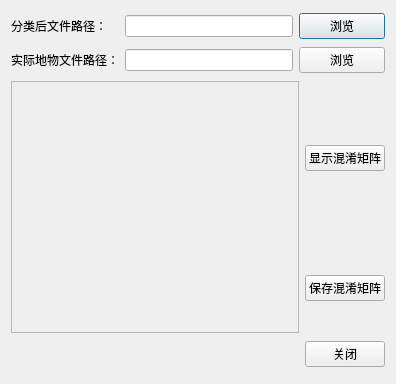
<?xml version="1.0" encoding="UTF-8"?>
<ui version="4.0">
 <class>HunxiaojvzhenDialog</class>
 <widget class="QDialog" name="HunxiaojvzhenDialog">
  <property name="geometry">
   <rect>
    <x>0</x>
    <y>0</y>
    <width>396</width>
    <height>384</height>
   </rect>
  </property>
  <property name="windowTitle">
   <string>Dialog</string>
  </property>
  <layout class="QGridLayout" name="gridLayout">
   <item row="0" column="0">
    <widget class="QLabel" name="label_6">
     <property name="text">
      <string>分类后文件路径：</string>
     </property>
    </widget>
   </item>
   <item row="0" column="1">
    <widget class="QLineEdit" name="lineEdit_4"/>
   </item>
   <item row="0" column="2" colspan="2">
    <widget class="QPushButton" name="pushButton_5">
     <property name="text">
      <string>浏览</string>
     </property>
    </widget>
   </item>
   <item row="1" column="0">
    <widget class="QLabel" name="label">
     <property name="text">
      <string>实际地物文件路径：</string>
     </property>
    </widget>
   </item>
   <item row="1" column="1">
    <widget class="QLineEdit" name="lineEdit"/>
   </item>
   <item row="1" column="2" colspan="2">
    <widget class="QPushButton" name="pushButton_6">
     <property name="text">
      <string>浏览</string>
     </property>
    </widget>
   </item>
   <item row="2" column="0" rowspan="2" colspan="3">
    <widget class="QFrame" name="frame">
     <property name="minimumSize">
      <size>
       <width>250</width>
       <height>250</height>
      </size>
     </property>
     <property name="frameShape">
      <enum>QFrame::StyledPanel</enum>
     </property>
     <property name="frameShadow">
      <enum>QFrame::Raised</enum>
     </property>
    </widget>
   </item>
   <item row="2" column="3">
    <widget class="QPushButton" name="pushButton_3">
     <property name="text">
      <string>显示混淆矩阵</string>
     </property>
    </widget>
   </item>
   <item row="3" column="3">
    <widget class="QPushButton" name="pushButton_4">
     <property name="text">
      <string>保存混淆矩阵</string>
     </property>
    </widget>
   </item>
   <item row="4" column="3">
    <widget class="QPushButton" name="pushButton_2">
     <property name="text">
      <string>关闭</string>
     </property>
    </widget>
   </item>
  </layout>
 </widget>
 <resources/>
 <connections/>
</ui>
